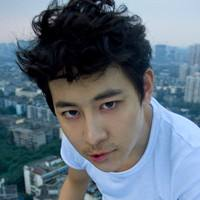
#> input picture face/img/789.jpeg, 200 x 200 px
$ python img_canny.py
#> lines starting #> are read from the running program, lines starting #| are printed output that depends on the picture; after the words box and inside, x2 and y2 are one past the last pixel; in counts of white or black regions, pixels touching at a corner belong together
import cv2
import numpy as np
from matplotlib import  pyplot as plt

img = cv2.imread('img/789.jpeg',0)
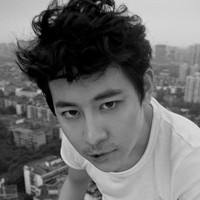
#> img: shape (200, 200); min 0, max 237, mean 108.1
edges = cv2.Canny(img, 200, 200)
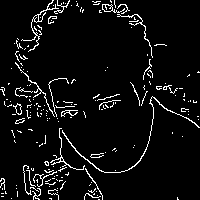
#> edges: shape (200, 200); 5.7% white in thin lines or dots

plt.subplot(131),plt.imshow(img, cmap='gray')
plt.title('Original Image'),plt.xticks([]),plt.yticks([])

plt.subplot(132),plt.imshow(edges, cmap='gray')
plt.title('Original Image'),plt.xticks([]),plt.yticks([])

plt.subplot(133),plt.imshow(edges, cmap='gray')
plt.title('Original Image'),plt.xticks([]),plt.yticks([])


plt.show()
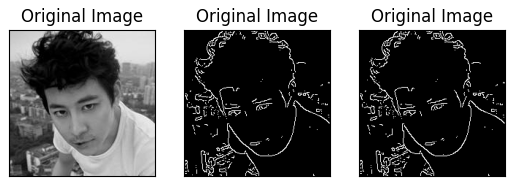
#> figure drawn by matplotlib, 3 panels

$ run again, with face/img/123.jpeg copied over face/img/789.jpeg
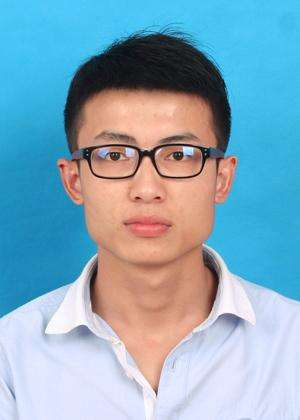
#> input picture face/img/123.jpeg, 300 x 420 px
#> `edges = cv2.Canny(img, 200, 200)`:
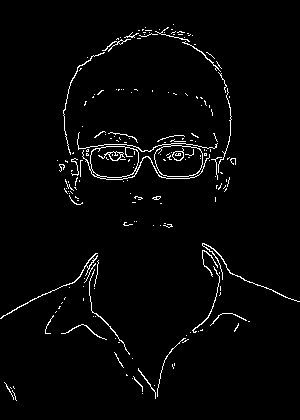
#> edges: shape (420, 300); 2.5% white in thin lines or dots, all inside (x1, y1, x2, y2) = (0, 24, 300, 401)
#> `plt.show()`:
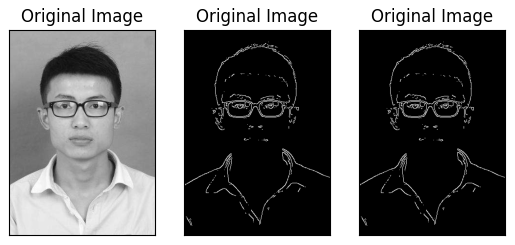
#> figure drawn by matplotlib, 3 panels

$ run again, with face/img/147.jpeg copied over face/img/789.jpeg
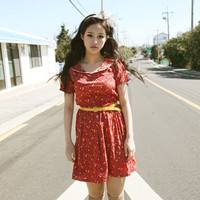
#> input picture face/img/147.jpeg, 200 x 200 px
#> `edges = cv2.Canny(img, 200, 200)`:
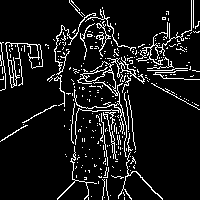
#> edges: shape (200, 200); 9.4% white in thin lines or dots
#> `plt.show()`:
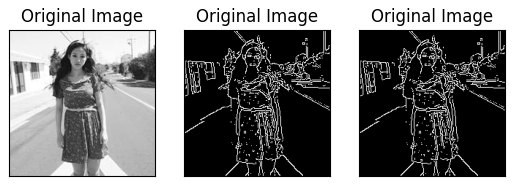
#> figure drawn by matplotlib, 3 panels
